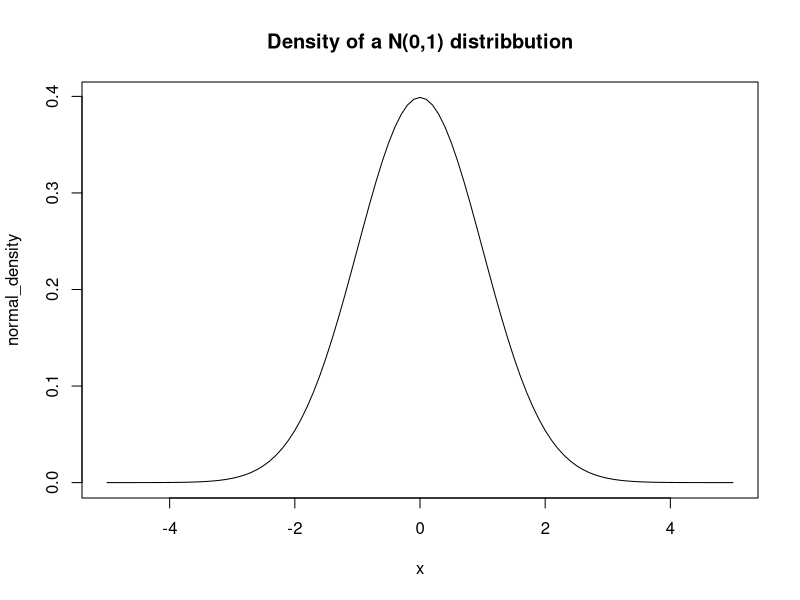
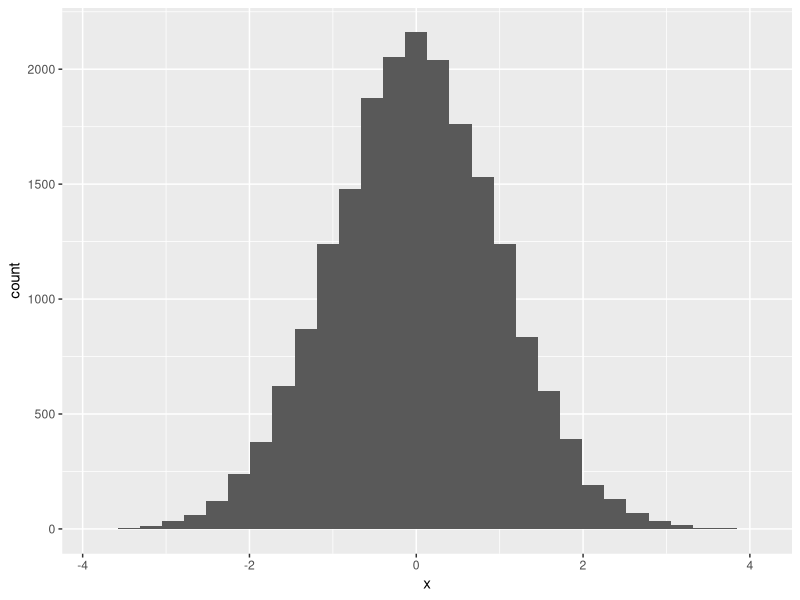
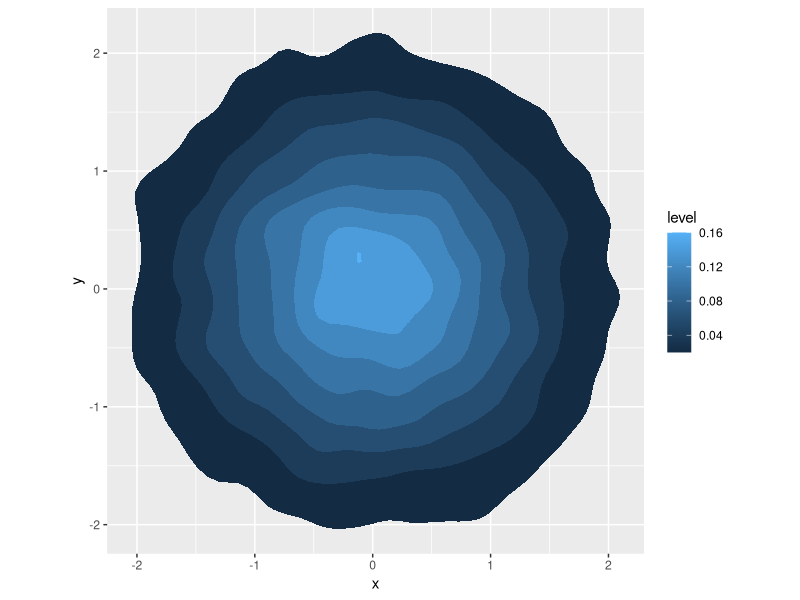
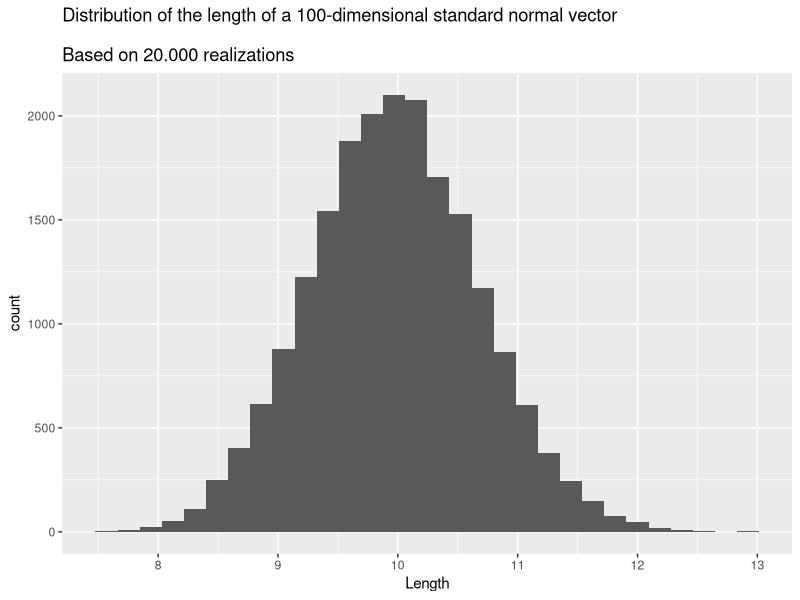

The R source for these figures, in order:
## ---- chunk 1
knitr::opts_chunk$set(echo = TRUE)
## ---- chunk 2
normal_density <- dnorm(seq(-5,5, by = 0.1))
plot(seq(-5,5, by = 0.1), normal_density, type = "l",
     main = "Density of a N(0,1) distribbution",
     xlab = "x")
## ---- chunk 3
library(tidyverse)
set.seed(123)
normals_1d <- data.frame(x = rnorm(20000)) 
ggplot(normals_1d, aes(x)) +
  geom_histogram()
## ---- chunk 4
summary(normals_1d)
## ---- chunk 5
library(tidyverse)
normals_2d <- data.frame(x = rnorm(20000),
                         y = rnorm(20000))
plot_normals <- ggplot(normals_2d, aes(x=x, y=y) ) +
  stat_density_2d(aes(fill = ..level..), geom = "polygon") +
  # add this to force ggplot to make a square plot
  # otherwise dimensions will be distortet
  coord_equal() 

plot_normals
   
## ---- chunk 6
matrix(data = rnorm(100*20000), nrow = 20000)%>%
  apply(MARGIN = 1, function(vec) sqrt(sum(vec^2)))%>%
  as.data.frame()%>%
  setNames("Length")%>%
  ggplot(aes(Length)) +
  geom_histogram() +
  labs(title = "Distribution of the length of a 100-dimensional standard normal vector
       \nBased on 20.000 realizations")
